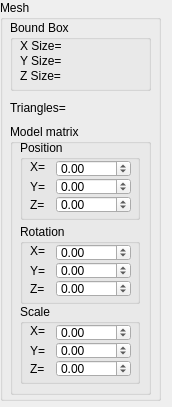
<?xml version="1.0" encoding="UTF-8"?>
<ui version="4.0">
 <class>meshInfoBox</class>
 <widget class="QWidget" name="meshInfoBox">
  <property name="geometry">
   <rect>
    <x>0</x>
    <y>0</y>
    <width>172</width>
    <height>407</height>
   </rect>
  </property>
  <property name="windowTitle">
   <string>Form</string>
  </property>
  <widget class="QGroupBox" name="meshGroup">
   <property name="geometry">
    <rect>
     <x>0</x>
     <y>0</y>
     <width>161</width>
     <height>401</height>
    </rect>
   </property>
   <property name="title">
    <string>Mesh</string>
   </property>
   <widget class="QGroupBox" name="boundBoxGroup">
    <property name="geometry">
     <rect>
      <x>10</x>
      <y>20</y>
      <width>141</width>
      <height>71</height>
     </rect>
    </property>
    <property name="title">
     <string>Bound Box</string>
    </property>
    <widget class="QLabel" name="xSizeLabel">
     <property name="geometry">
      <rect>
       <x>10</x>
       <y>15</y>
       <width>111</width>
       <height>21</height>
      </rect>
     </property>
     <property name="text">
      <string>X Size= </string>
     </property>
    </widget>
    <widget class="QLabel" name="ySizeLabel">
     <property name="geometry">
      <rect>
       <x>10</x>
       <y>30</y>
       <width>111</width>
       <height>21</height>
      </rect>
     </property>
     <property name="text">
      <string>Y Size= </string>
     </property>
    </widget>
    <widget class="QLabel" name="zSizeLabel">
     <property name="geometry">
      <rect>
       <x>10</x>
       <y>45</y>
       <width>111</width>
       <height>21</height>
      </rect>
     </property>
     <property name="text">
      <string>Z Size= </string>
     </property>
    </widget>
   </widget>
   <widget class="QLabel" name="trianglesValueLabel">
    <property name="geometry">
     <rect>
      <x>10</x>
      <y>100</y>
      <width>151</width>
      <height>16</height>
     </rect>
    </property>
    <property name="text">
     <string>Triangles=</string>
    </property>
   </widget>
   <widget class="QGroupBox" name="groupBox">
    <property name="geometry">
     <rect>
      <x>10</x>
      <y>124</y>
      <width>141</width>
      <height>271</height>
     </rect>
    </property>
    <property name="title">
     <string>Model matrix</string>
    </property>
    <widget class="QGroupBox" name="groupBox_2">
     <property name="geometry">
      <rect>
       <x>10</x>
       <y>16</y>
       <width>120</width>
       <height>80</height>
      </rect>
     </property>
     <property name="title">
      <string>Position</string>
     </property>
     <widget class="QLabel" name="label">
      <property name="geometry">
       <rect>
        <x>10</x>
        <y>20</y>
        <width>47</width>
        <height>13</height>
       </rect>
      </property>
      <property name="text">
       <string>X=</string>
      </property>
     </widget>
     <widget class="QLabel" name="label_2">
      <property name="geometry">
       <rect>
        <x>10</x>
        <y>40</y>
        <width>47</width>
        <height>13</height>
       </rect>
      </property>
      <property name="text">
       <string>Y=</string>
      </property>
     </widget>
     <widget class="QLabel" name="label_3">
      <property name="geometry">
       <rect>
        <x>10</x>
        <y>58</y>
        <width>47</width>
        <height>13</height>
       </rect>
      </property>
      <property name="text">
       <string>Z=</string>
      </property>
     </widget>
     <widget class="QDoubleSpinBox" name="posXSpinBox">
      <property name="geometry">
       <rect>
        <x>36</x>
        <y>20</y>
        <width>75</width>
        <height>17</height>
       </rect>
      </property>
      <property name="minimum">
       <double>-999.000000000000000</double>
      </property>
      <property name="maximum">
       <double>999.000000000000000</double>
      </property>
     </widget>
     <widget class="QDoubleSpinBox" name="posYSpinBox">
      <property name="geometry">
       <rect>
        <x>36</x>
        <y>38</y>
        <width>75</width>
        <height>17</height>
       </rect>
      </property>
      <property name="minimum">
       <double>-999.000000000000000</double>
      </property>
      <property name="maximum">
       <double>999.000000000000000</double>
      </property>
     </widget>
     <widget class="QDoubleSpinBox" name="posZSpinBox">
      <property name="geometry">
       <rect>
        <x>36</x>
        <y>56</y>
        <width>75</width>
        <height>17</height>
       </rect>
      </property>
      <property name="minimum">
       <double>-999.000000000000000</double>
      </property>
      <property name="maximum">
       <double>999.000000000000000</double>
      </property>
     </widget>
    </widget>
    <widget class="QGroupBox" name="groupBox_3">
     <property name="geometry">
      <rect>
       <x>10</x>
       <y>100</y>
       <width>120</width>
       <height>80</height>
      </rect>
     </property>
     <property name="title">
      <string>Rotation</string>
     </property>
     <widget class="QLabel" name="label_4">
      <property name="geometry">
       <rect>
        <x>10</x>
        <y>20</y>
        <width>47</width>
        <height>13</height>
       </rect>
      </property>
      <property name="text">
       <string>X=</string>
      </property>
     </widget>
     <widget class="QLabel" name="label_5">
      <property name="geometry">
       <rect>
        <x>10</x>
        <y>40</y>
        <width>47</width>
        <height>13</height>
       </rect>
      </property>
      <property name="text">
       <string>Y=</string>
      </property>
     </widget>
     <widget class="QLabel" name="label_6">
      <property name="geometry">
       <rect>
        <x>10</x>
        <y>58</y>
        <width>47</width>
        <height>13</height>
       </rect>
      </property>
      <property name="text">
       <string>Z=</string>
      </property>
     </widget>
     <widget class="QDoubleSpinBox" name="rotXSpinBox">
      <property name="geometry">
       <rect>
        <x>36</x>
        <y>20</y>
        <width>75</width>
        <height>17</height>
       </rect>
      </property>
      <property name="minimum">
       <double>-360.000000000000000</double>
      </property>
      <property name="maximum">
       <double>360.000000000000000</double>
      </property>
     </widget>
     <widget class="QDoubleSpinBox" name="rotYSpinBox">
      <property name="geometry">
       <rect>
        <x>36</x>
        <y>38</y>
        <width>75</width>
        <height>17</height>
       </rect>
      </property>
      <property name="minimum">
       <double>-360.000000000000000</double>
      </property>
      <property name="maximum">
       <double>360.000000000000000</double>
      </property>
     </widget>
     <widget class="QDoubleSpinBox" name="rotZSpinBox">
      <property name="geometry">
       <rect>
        <x>36</x>
        <y>56</y>
        <width>75</width>
        <height>17</height>
       </rect>
      </property>
      <property name="minimum">
       <double>-360.000000000000000</double>
      </property>
      <property name="maximum">
       <double>360.000000000000000</double>
      </property>
     </widget>
    </widget>
    <widget class="QGroupBox" name="groupBox_4">
     <property name="geometry">
      <rect>
       <x>10</x>
       <y>180</y>
       <width>120</width>
       <height>80</height>
      </rect>
     </property>
     <property name="title">
      <string>Scale</string>
     </property>
     <widget class="QLabel" name="label_7">
      <property name="geometry">
       <rect>
        <x>10</x>
        <y>20</y>
        <width>47</width>
        <height>13</height>
       </rect>
      </property>
      <property name="text">
       <string>X=</string>
      </property>
     </widget>
     <widget class="QLabel" name="label_8">
      <property name="geometry">
       <rect>
        <x>10</x>
        <y>40</y>
        <width>47</width>
        <height>13</height>
       </rect>
      </property>
      <property name="text">
       <string>Y=</string>
      </property>
     </widget>
     <widget class="QLabel" name="label_9">
      <property name="geometry">
       <rect>
        <x>10</x>
        <y>58</y>
        <width>47</width>
        <height>13</height>
       </rect>
      </property>
      <property name="text">
       <string>Z=</string>
      </property>
     </widget>
     <widget class="QDoubleSpinBox" name="scaleXSpinBox">
      <property name="geometry">
       <rect>
        <x>36</x>
        <y>20</y>
        <width>75</width>
        <height>17</height>
       </rect>
      </property>
      <property name="minimum">
       <double>-999.000000000000000</double>
      </property>
      <property name="maximum">
       <double>999.000000000000000</double>
      </property>
     </widget>
     <widget class="QDoubleSpinBox" name="scaleYSpinBox">
      <property name="geometry">
       <rect>
        <x>36</x>
        <y>38</y>
        <width>75</width>
        <height>17</height>
       </rect>
      </property>
      <property name="minimum">
       <double>-999.000000000000000</double>
      </property>
      <property name="maximum">
       <double>999.000000000000000</double>
      </property>
     </widget>
     <widget class="QDoubleSpinBox" name="scaleZSpinBox">
      <property name="geometry">
       <rect>
        <x>36</x>
        <y>56</y>
        <width>75</width>
        <height>17</height>
       </rect>
      </property>
      <property name="minimum">
       <double>-999.000000000000000</double>
      </property>
      <property name="maximum">
       <double>999.000000000000000</double>
      </property>
     </widget>
    </widget>
   </widget>
  </widget>
 </widget>
 <resources/>
 <connections/>
</ui>
